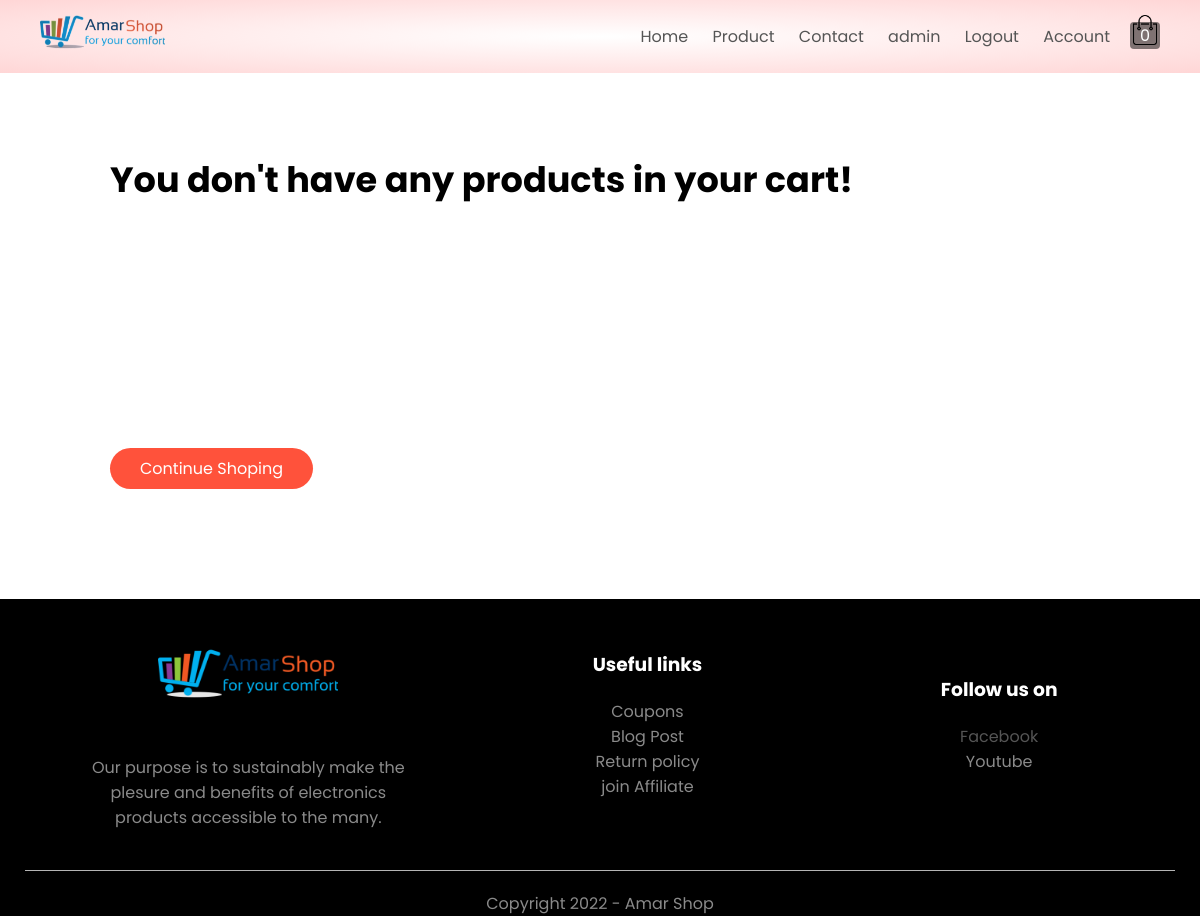
The page /cart/ (signed in) on the database as committed earlier.
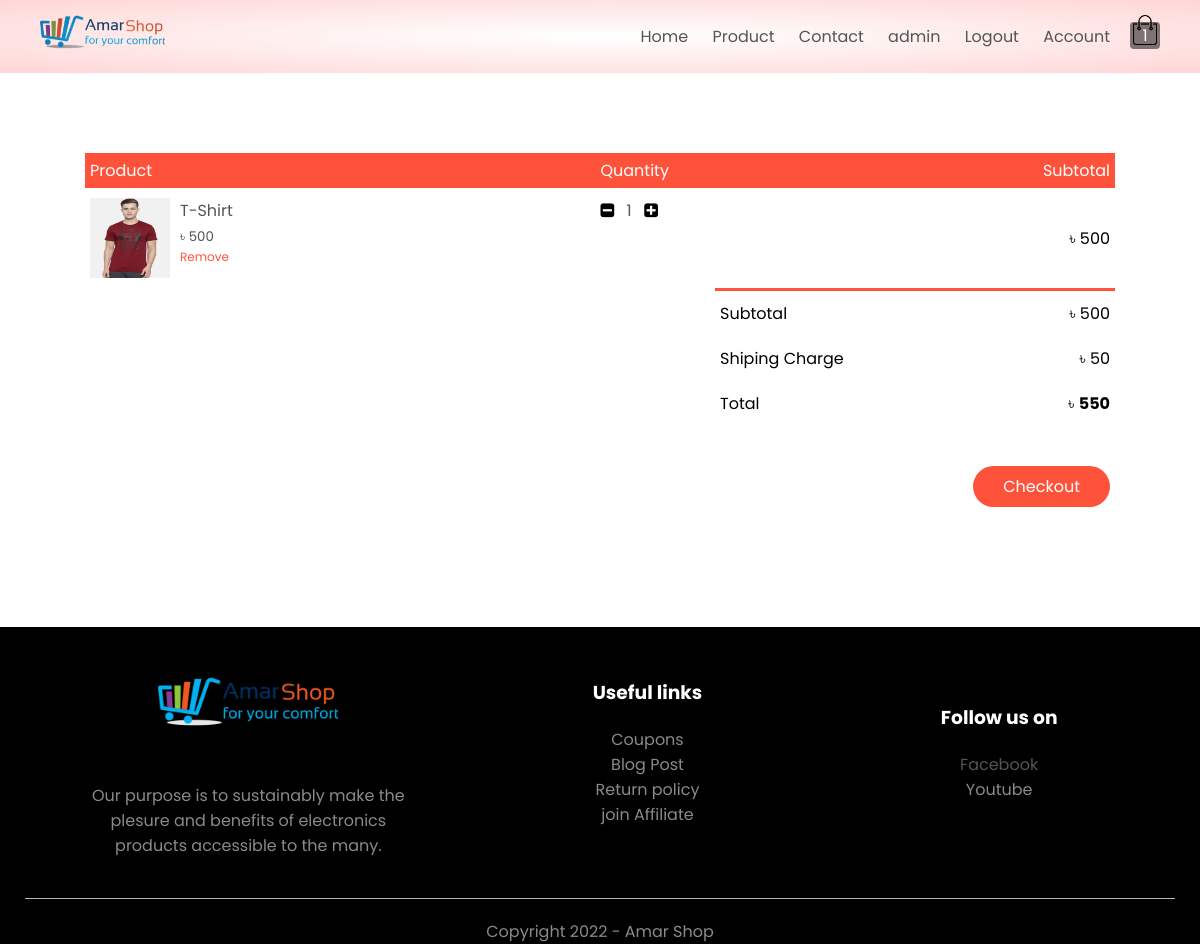
The same page on the database as committed later.
### shop/models.py (models this page shows, shortened)
class Cart(models.Model):
    _user = models.ForeignKey(User, on_delete=models.CASCADE)
    product = models.ForeignKey(Product, on_delete=models.CASCADE)
    quantity = models.PositiveIntegerField(default=1)
    added_at = models.DateTimeField(auto_now_add=True)
    class Meta:
        ordering = ['added_at']
    @property
    def get_sub_total(self):
        return self.quantity * self.product.discount_price

class ProductImage(models.Model):
    image = models.ImageField(upload_to=utails.get_upload_dir)
    @property
    def get_url(self):
        return f"/media/{self.image}"

class Product(models.Model):
    product_id = models.CharField(max_length=20, primary_key=True, unique=True, blank=True)
    category = models.CharField(max_length=50, choices=utails.PRODUCT_CATEGORY, null=True, blank=True)
    title = models.CharField(max_length=250)
    model = models.CharField(max_length=250, null=True, blank=True)
    image = models.ManyToManyField(ProductImage)
    description = models.TextField(null=True, blank=True)
    status = models.CharField(max_length=20, choices=utails.PRODUCT_STATUS, null=True, blank=True)
    quantity = models.PositiveIntegerField()
    regular_price = models.PositiveIntegerField()
    discount_price = models.PositiveIntegerField()
    rating = models.FloatField(default=5.0, null=True, blank=True)
    added_at = models.DateTimeField(auto_now_add=True)
    class Meta:
        ordering = ['added_at']

### shop/views.py (the view)
# urls.py: path('cart/', views.cart, name='cart'),
@login_required
def cart(request):
    user = request.user
    cart_products = Cart.objects.filter(_user=user)
    sub_total_cost = 0
    for cart in cart_products:
        sub_total_cost += cart.get_sub_total
    CUSTOMERS = Customer.objects.filter(_user=user)
    context = {
        'carts': cart_products,
        'shiping': SHIPING_CHARGE,
        'sub_total': sub_total_cost,
        'total_cost': sub_total_cost+SHIPING_CHARGE,
        'customers': CUSTOMERS,
    }
    return render(request, 'shop/cart.html', context)

### shop/templatetags/cart_product.py (called while the page is built)
@register.filter
def count_cart_product(user):
    try:
        all_cart_product = Cart.objects.filter(_user=user)
        if all_cart_product:
            count = 0
            for cart in all_cart_product:
                count += cart.quantity
            return count
    except Exception as e:
        pass
    return 0

### templates/shop/cart.html (shortened to what this page needs)
{% extends "base.html" %}
{% load static %}
{% block content %}
<div class="small-container cart-page" id="cart-main-container">
    {% if carts %}
    <table>
        <thead id="temp">
            <th>Product</th>
            <th>Quantity</th>
            <th>Subtotal</th>
        </thead>
        {% for cart in carts %}
        <tr>
            <td>
                <div class="cart-info">
                    {% with cart.product.image.all|first as image %}
                        <img src="{{image.get_url}}"/>
                    {% endwith %}
                    <div class="">
                        <p>{{cart.product.title}}</p>
                        <small>&#2547; {{cart.product.discount_price}}</small>
                        <br>
                        <p class="remove" product_id="{{cart.product.product_id}}">Remove</p>
                    </div>
                </div>
            </td>
            <td id="cart-quantity">
                <span><i class="fa fa-minus-square quantity-decrease" product_id="{{cart.product.product_id}}"></i></span>
                    <p class="quantity">{{cart.quantity}}</p>
                <span><i class="fa fa-plus-square quantity-increase" product_id="{{cart.product.product_id}}"></i></i></span>
            </td>
            <td>&#2547; {{cart.get_sub_total}}</td>
        </tr>
        {% endfor %}
    </table>
    <div class="total-price" id="total-price">
        <table>
            <tr>
                <td>Subtotal</td>
                <td id="sub-total">&#2547; {{sub_total}}</td>
            </tr>
            <tr>
                <td>Shiping Charge</td>
                <td>&#2547; {{shiping}}</td>
            </tr>
            <tr>
                <td>Total</td>
                <td id="total">&#2547; <strong>{{total_cost}}</strong></td>
            </tr>
            <tr>
                <td id="blank-td"></td>
                <td>
                    <a  class="btn" id="checkout" onclick="checkout()">Checkout</a>
                </td>
            </tr>
        </table>
    </div>
    {% else %}
    <div class="small-container">
        <div class="empty-cart">
            <h3>You don't have any products in your cart!</h3>
        </div>
        <br>
        <a href="{% url 'shop:products' %}" class="btn">Continue Shoping</a>
    </div>
    {% endif %}
</div>
{% endblock content %}

Rows that differ between the two databases and show on the page:
added Cart: get_url (picture), product "T-Shirt", product.discount_price "500", quantity "1", get_sub_total "500"
Other text that changed with them:
{{ sub_total }}: (not shown) → "500"
{{ shiping }}: (not shown) → "50"
{{ total_cost }}: (not shown) → "550"
text no longer shown: "You don't have any products in your cart! Continue Shoping"
text now shown: "Product Quantity Subtotal Subtotal ৳ Shiping Charge ৳ Total ৳ Checkout"
